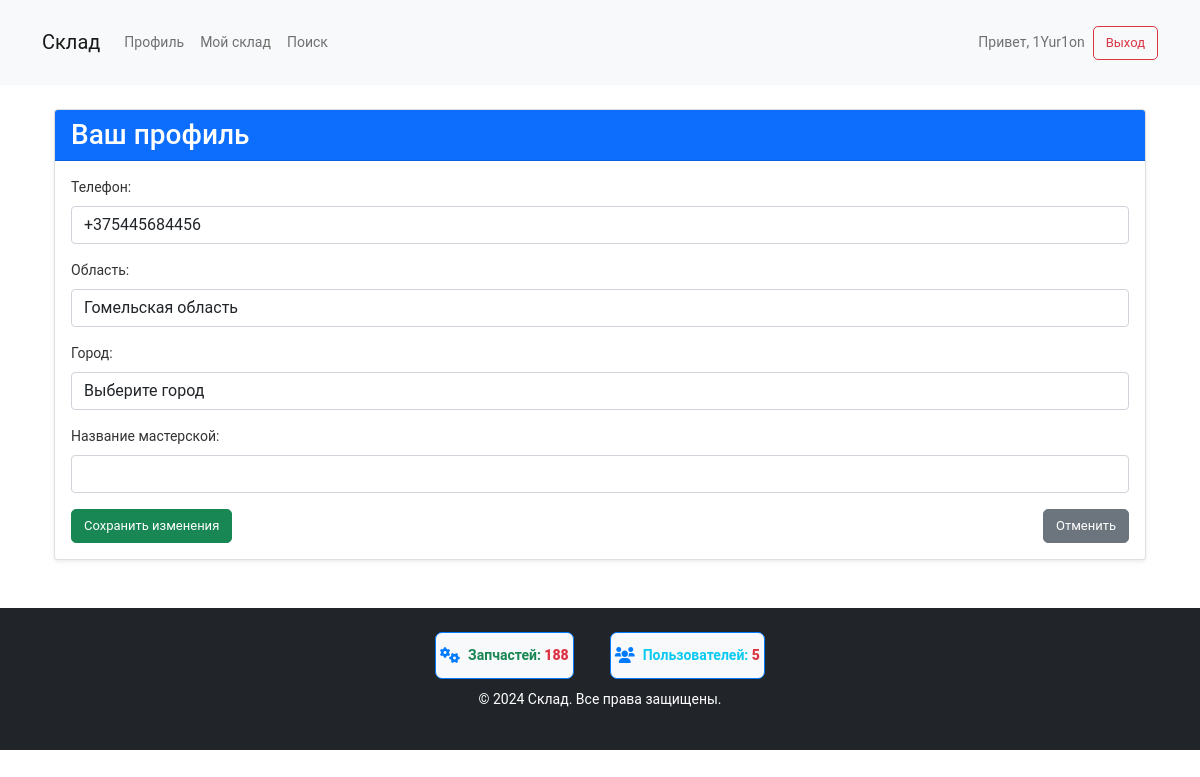
The app's page /profile/?edit=true (signed in), older data.
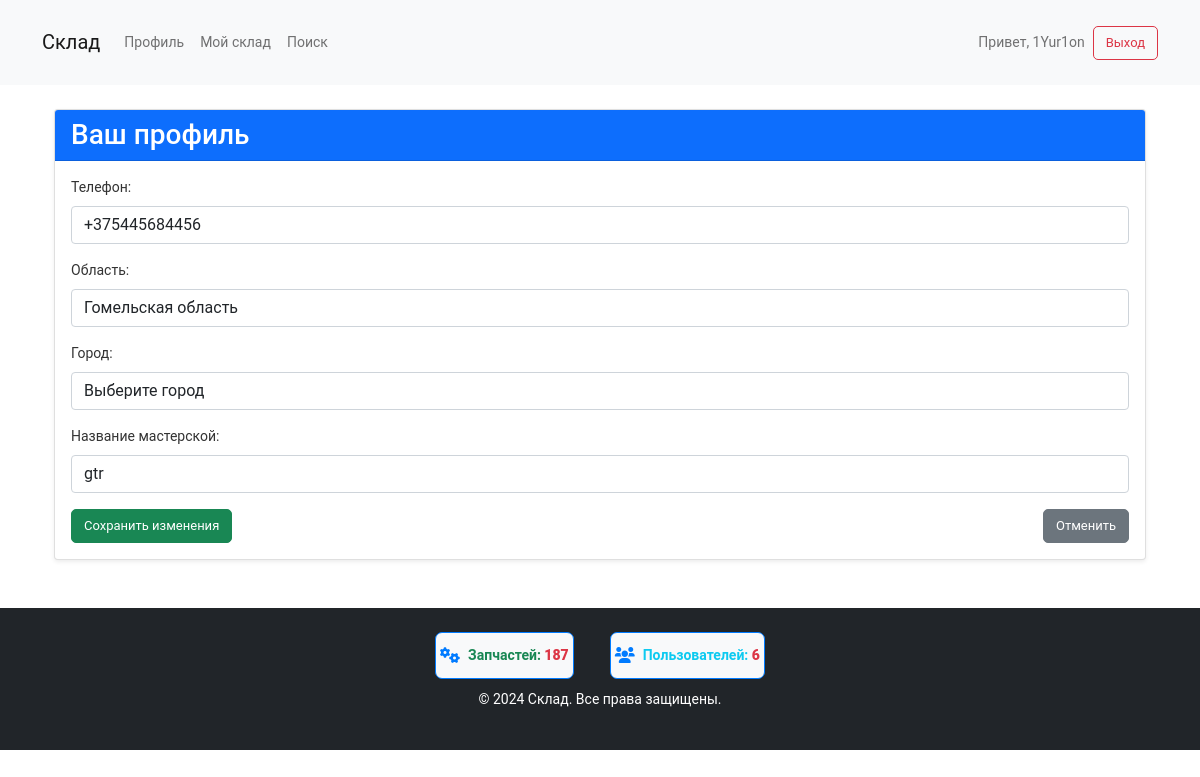
The same page, newer data.
### user_profile/models.py (models this page shows, shortened)
class Profile(models.Model):
    user = models.OneToOneField(User, on_delete=models.CASCADE)
    phone = models.CharField(max_length=15)
    region = models.CharField(max_length=100, choices=BELARUS_REGIONS, blank=True, null=True)  # Область
    city = models.CharField(max_length=100, blank=True, null=True)
    workshop_name = models.CharField(max_length=100, blank=True, null=True)  # Добавляем поле мастерской

### user_profile/views.py (the view)
# urls.py: path('profile/', views.profile, name='profile'),
@login_required
def profile(request):
    edit_mode = request.GET.get('edit') == 'true'
    reviews = Review.objects.filter(user=request.user).order_by('-created_at')
    bookmarks = request.user.bookmarks.all()
    bookmarks_count = bookmarks.count()  # Подсчитываем количество закладок
    if request.method == 'POST':
        form = ProfileForm(request.POST, instance=request.user.profile)
        if form.is_valid():
            form.save()
            return redirect('profile')
    else:
        form = ProfileForm(instance=request.user.profile)
    return render(request, 'user_profile/profile.html', {
        'form': form,
        'edit_mode': edit_mode,
        'reviews': reviews,  # Передаем отзывы в шаблон
        'bookmarks': bookmarks,  # Передаем закладки в шаблон
        'bookmarks_count': bookmarks_count  # Передаем количество закладок в шаблон
    })

### user_profile/forms.py
class ProfileForm(forms.ModelForm):
    region = forms.ChoiceField(choices=BELARUS_REGIONS, label="Область", required=True)
    city = forms.CharField(label="Город", required=True)
    workshop_name = forms.CharField(label="Название мастерской", required=False)  # Новое поле для названия мастерской
    class Meta:
        model = Profile
        fields = ['phone', 'region', 'city', 'workshop_name']  # Добавляем поле в список полей

### warehouse/context_processors.py (called while the page is built)
def counts(request):
    return {
        'part_count': Part.objects.count(),
        'user_count': User.objects.count(),
    }

### user_profile/templates/user_profile/profile.html (shortened to what this page needs)
{% extends 'warehouse/base.html' %}
{% block content %}
{% load static %}
{% load widget_tweaks %}
<div class="container profile-page my-4">
    <div class="card mb-4 shadow-sm">
        <div class="card-header bg-primary text-white">
            <h3 class="mb-0">Ваш профиль</h3>
        </div>
        <div class="card-body">
            {% if edit_mode %}
                <form method="post" class="form">
                    <div class="form-group mb-3">
                        <label for="phone" class="form-label">Телефон:</label>
                        {{ form.phone|add_class:"form-control" }}
                    </div>
                    <div class="form-group mb-3">
                        <label for="region" class="form-label">Область:</label>
                        <select id="id_region" name="region" class="form-control">
                            {% for region in form.region.field.choices %}
                                <option value="{{ region.0 }}" {% if region.0 == form.region.value %}selected{% endif %}>
                                    {{ region.1 }}
                                </option>
                            {% endfor %}
                        </select>
                    </div>
                    <div class="form-group mb-3">
                        <label for="city" class="form-label">Город:</label>
                        <select id="id_city" name="city" class="form-control">
                            <option value="">Выберите город</option>
                        </select>
                    </div>
                    <div class="form-group mb-3">
                        <label for="workshop_name" class="form-label">Название мастерской:</label>
                        {{ form.workshop_name|add_class:"form-control" }}
                    </div>
                    <div class="d-flex justify-content-between">
                        <button type="submit" class="btn btn-success">Сохранить изменения</button>
                        <a href="{% url 'profile' %}" class="btn btn-secondary">Отменить</a>
                    </div>
                </form>
            {% endif %}
        </div>
    </div>
</div>
{% endblock %}

### warehouse/templates/warehouse/base.html (shortened to what this page needs)
<!DOCTYPE html>
<html lang="ru">
<head>
    {% load static %}
    <link href="https://cdn.jsdelivr.net/npm/bootstrap@5.1.3/dist/css/bootstrap.min.css" rel="stylesheet">
    <link rel="stylesheet" href="https://cdnjs.cloudflare.com/ajax/libs/font-awesome/6.0.0-beta3/css/all.min.css">
    <link rel="stylesheet" href="{% static 'css/styles.css' %}">
</head>
<body>
    <header class="header bg-light py-3 mb-4">
        <div class="container">
            <nav class="navbar navbar-expand-lg navbar-light">
                <a class="navbar-brand" href="{% url 'home' %}">Склад</a>
                <div class="collapse navbar-collapse" id="navbarNav">
                    <ul class="navbar-nav me-auto">
                        {% if user.is_authenticated %}
                            <li class="nav-item"><a class="nav-link" href="{% url 'profile' %}">Профиль</a></li>
                            <li class="nav-item"><a class="nav-link" href="{% url 'warehouse' %}">Мой склад</a></li>
                        {% endif %}
                        <li class="nav-item"><a class="nav-link" href="{% url 'search' %}">Поиск</a></li>
                    </ul>
                    {% if user.is_authenticated %}
                        <span class="navbar-text ms-3">Привет, {{ user.username }}</span>
                        <a class="btn btn-outline-danger ms-2" href="{% url 'logout' %}">Выход</a>
                    {% else %}
                        <a class="btn btn-outline-primary ms-2" href="{% url 'login' %}">Вход</a>
                        <a class="btn btn-outline-secondary ms-2" href="{% url 'register' %}">Регистрация</a>
                    {% endif %}
                </div>
            </nav>
        </div>
    </header>
    <div class="container mt-4">
        {% block content %}{% endblock %}
    </div>
    <footer class="footer bg-dark text-white py-4 mt-5">
        <div class="container">
            <div class="counter-group">
                <div class="counter">
                    <i class="fas fa-cogs"></i>
                    <span class="navbar-text text-success fw-bold">Запчастей: <strong class="text-danger">{{ part_count }}</strong></span>
                </div>
                <div class="counter">
                    <i class="fas fa-users"></i>
                    <span class="navbar-text text-info fw-bold">Пользователей: <strong class="text-danger">{{ user_count }}</strong></span>
                </div>
            </div>
            <p class="text-center">&copy; 2024 Склад. Все права защищены.</p>
        </div>
    </footer>
</body>
</html>

Row changes from the older to the newer data that the page shows:
changed Profile "Гомельская область": workshop_name (not shown) → "gtr"
Text that changed along with them:
{{ part_count }}: "188" → "187"
{{ user_count }}: "5" → "6"
